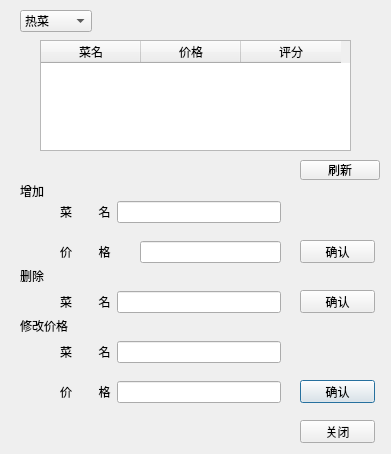
<?xml version="1.0" encoding="UTF-8"?>
<ui version="4.0">
 <class>dish_admin</class>
 <widget class="QDialog" name="dish_admin">
  <property name="geometry">
   <rect>
    <x>0</x>
    <y>0</y>
    <width>391</width>
    <height>454</height>
   </rect>
  </property>
  <property name="windowTitle">
   <string>Dialog</string>
  </property>
  <widget class="QPushButton" name="change">
   <property name="geometry">
    <rect>
     <x>300</x>
     <y>380</y>
     <width>75</width>
     <height>23</height>
    </rect>
   </property>
   <property name="text">
    <string>确认</string>
   </property>
  </widget>
  <widget class="QWidget" name="horizontalLayoutWidget_6">
   <property name="geometry">
    <rect>
     <x>60</x>
     <y>200</y>
     <width>221</width>
     <height>24</height>
    </rect>
   </property>
   <layout class="QHBoxLayout" name="horizontalLayout_14">
    <item>
     <widget class="QLabel" name="label_18">
      <property name="text">
       <string>菜        名</string>
      </property>
     </widget>
    </item>
    <item>
     <widget class="QLineEdit" name="add_ac_3"/>
    </item>
   </layout>
  </widget>
  <widget class="QWidget" name="horizontalLayoutWidget_5">
   <property name="geometry">
    <rect>
     <x>60</x>
     <y>240</y>
     <width>221</width>
     <height>24</height>
    </rect>
   </property>
   <layout class="QHBoxLayout" name="horizontalLayout_15">
    <item>
     <widget class="QLabel" name="label_12">
      <property name="text">
       <string>价        格</string>
      </property>
     </widget>
    </item>
    <item>
     <widget class="QLineEdit" name="add_key_3">
      <property name="maximumSize">
       <size>
        <width>141</width>
        <height>16777215</height>
       </size>
      </property>
     </widget>
    </item>
   </layout>
  </widget>
  <widget class="QWidget" name="horizontalLayoutWidget_4">
   <property name="geometry">
    <rect>
     <x>60</x>
     <y>380</y>
     <width>221</width>
     <height>24</height>
    </rect>
   </property>
   <layout class="QHBoxLayout" name="horizontalLayout_16">
    <item>
     <widget class="QLabel" name="label_19">
      <property name="text">
       <string>价        格</string>
      </property>
     </widget>
    </item>
    <item>
     <widget class="QLineEdit" name="change_key_3"/>
    </item>
   </layout>
  </widget>
  <widget class="QLabel" name="label_6">
   <property name="geometry">
    <rect>
     <x>20</x>
     <y>320</y>
     <width>54</width>
     <height>12</height>
    </rect>
   </property>
   <property name="text">
    <string>修改价格</string>
   </property>
  </widget>
  <widget class="QLabel" name="label_5">
   <property name="geometry">
    <rect>
     <x>20</x>
     <y>270</y>
     <width>24</width>
     <height>12</height>
    </rect>
   </property>
   <property name="text">
    <string>删除</string>
   </property>
  </widget>
  <widget class="QPushButton" name="add">
   <property name="geometry">
    <rect>
     <x>300</x>
     <y>240</y>
     <width>75</width>
     <height>23</height>
    </rect>
   </property>
   <property name="text">
    <string>确认</string>
   </property>
  </widget>
  <widget class="QWidget" name="horizontalLayoutWidget_7">
   <property name="geometry">
    <rect>
     <x>60</x>
     <y>290</y>
     <width>221</width>
     <height>24</height>
    </rect>
   </property>
   <layout class="QHBoxLayout" name="horizontalLayout_17">
    <item>
     <widget class="QLabel" name="label_20">
      <property name="text">
       <string>菜        名</string>
      </property>
     </widget>
    </item>
    <item>
     <widget class="QLineEdit" name="del_3"/>
    </item>
   </layout>
  </widget>
  <widget class="QPushButton" name="del_4">
   <property name="geometry">
    <rect>
     <x>300</x>
     <y>290</y>
     <width>75</width>
     <height>23</height>
    </rect>
   </property>
   <property name="text">
    <string>确认</string>
   </property>
  </widget>
  <widget class="QPushButton" name="pushButton">
   <property name="geometry">
    <rect>
     <x>300</x>
     <y>420</y>
     <width>75</width>
     <height>23</height>
    </rect>
   </property>
   <property name="text">
    <string>关闭</string>
   </property>
  </widget>
  <widget class="QLabel" name="label_4">
   <property name="geometry">
    <rect>
     <x>20</x>
     <y>180</y>
     <width>41</width>
     <height>21</height>
    </rect>
   </property>
   <property name="text">
    <string>增加</string>
   </property>
  </widget>
  <widget class="QWidget" name="horizontalLayoutWidget_3">
   <property name="geometry">
    <rect>
     <x>60</x>
     <y>340</y>
     <width>221</width>
     <height>24</height>
    </rect>
   </property>
   <layout class="QHBoxLayout" name="horizontalLayout_18">
    <item>
     <widget class="QLabel" name="label_22">
      <property name="text">
       <string>菜        名</string>
      </property>
     </widget>
    </item>
    <item>
     <widget class="QLineEdit" name="change_ac_3"/>
    </item>
   </layout>
  </widget>
  <widget class="QTableWidget" name="tableWidget">
   <property name="geometry">
    <rect>
     <x>40</x>
     <y>40</y>
     <width>311</width>
     <height>111</height>
    </rect>
   </property>
   <column>
    <property name="text">
     <string>菜名</string>
    </property>
   </column>
   <column>
    <property name="text">
     <string>价格</string>
    </property>
   </column>
   <column>
    <property name="text">
     <string>评分</string>
    </property>
   </column>
  </widget>
  <widget class="QComboBox" name="comboBox">
   <property name="geometry">
    <rect>
     <x>20</x>
     <y>10</y>
     <width>72</width>
     <height>22</height>
    </rect>
   </property>
   <item>
    <property name="text">
     <string>热菜</string>
    </property>
   </item>
   <item>
    <property name="text">
     <string>凉菜</string>
    </property>
   </item>
   <item>
    <property name="text">
     <string>主食</string>
    </property>
   </item>
   <item>
    <property name="text">
     <string>点心</string>
    </property>
   </item>
   <item>
    <property name="text">
     <string>汤</string>
    </property>
   </item>
  </widget>
  <widget class="QPushButton" name="pushButton_2">
   <property name="geometry">
    <rect>
     <x>300</x>
     <y>160</y>
     <width>80</width>
     <height>20</height>
    </rect>
   </property>
   <property name="text">
    <string>刷新</string>
   </property>
  </widget>
 </widget>
 <resources/>
 <connections/>
</ui>
